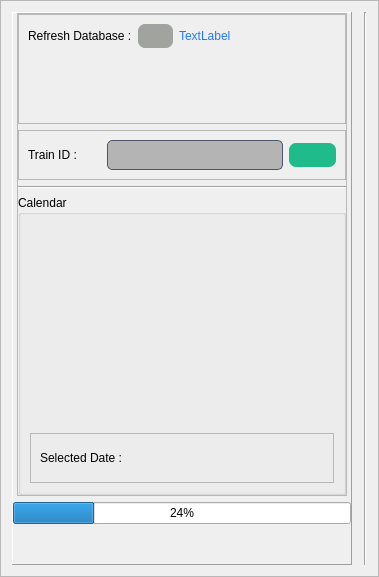
                        <widget class="QFrame" name="frame_18">
                         <property name="minimumSize">
                          <size>
                           <width>0</width>
                           <height>60</height>
                          </size>
                         </property>
                         <property name="frameShape">
                          <enum>QFrame::Shape::StyledPanel</enum>
                         </property>
                         <property name="frameShadow">
                          <enum>QFrame::Shadow::Raised</enum>
                         </property>
                         <layout class="QHBoxLayout" name="horizontalLayout_12">
                          <item>
                           <widget class="QFrame" name="playback_filter_frame">
                            <property name="minimumSize">
                             <size>
                              <width>340</width>
                              <height>404</height>
                             </size>
                            </property>
                            <property name="maximumSize">
                             <size>
                              <width>340</width>
                              <height>16777215</height>
                             </size>
                            </property>
                            <property name="frameShape">
                             <enum>QFrame::Shape::Panel</enum>
                            </property>
                            <property name="frameShadow">
                             <enum>QFrame::Shadow::Raised</enum>
                            </property>
                            <layout class="QVBoxLayout" name="verticalLayout_17">
                             <property name="leftMargin">
                              <number>0</number>
                             </property>
                             <property name="topMargin">
                              <number>0</number>
                             </property>
                             <property name="rightMargin">
                              <number>0</number>
                             </property>
                             <property name="bottomMargin">
                              <number>0</number>
                             </property>
                             <item alignment="Qt::AlignmentFlag::AlignHCenter|Qt::AlignmentFlag::AlignVCenter">
                              <widget class="QFrame" name="frame_16">
                               <property name="minimumSize">
                                <size>
                                 <width>330</width>
                                 <height>0</height>
                                </size>
                               </property>
                               <property name="maximumSize">
                                <size>
                                 <width>330</width>
                                 <height>16777215</height>
                                </size>
                               </property>
                               <property name="frameShape">
                                <enum>QFrame::Shape::StyledPanel</enum>
                               </property>
                               <property name="frameShadow">
                                <enum>QFrame::Shadow::Raised</enum>
                               </property>
                               <layout class="QVBoxLayout" name="verticalLayout_6">
                                <property name="spacing">
                                 <number>6</number>
                                </property>
                                <property name="leftMargin">
                                 <number>0</number>
                                </property>
                                <property name="topMargin">
                                 <number>0</number>
                                </property>
                                <property name="rightMargin">
                                 <number>0</number>
                                </property>
                                <property name="bottomMargin">
                                 <number>0</number>
                                </property>
                                <item>
                                 <widget class="QFrame" name="frame_20">
                                  <property name="frameShape">
                                   <enum>QFrame::Shape::StyledPanel</enum>
                                  </property>
                                  <property name="frameShadow">
                                   <enum>QFrame::Shadow::Raised</enum>
                                  </property>
                                  <layout class="QVBoxLayout" name="verticalLayout_22">
                                   <item>
                                    <layout class="QHBoxLayout" name="horizontalLayout_43">
                                     <property name="topMargin">
                                      <number>0</number>
                                     </property>
                                     <item>
                                      <widget class="QLabel" name="label_6">
                                       <property name="sizePolicy">
                                        <sizepolicy hsizetype="Maximum" vsizetype="Preferred">
                                         <horstretch>0</horstretch>
                                         <verstretch>0</verstretch>
                                        </sizepolicy>
                                       </property>
                                       <property name="maximumSize">
                                        <size>
                                         <width>16777215</width>
                                         <height>16777215</height>
                                        </size>
                                       </property>
                                       <property name="text">
                                        <string>Refresh Database :</string>
                                       </property>
                                      </widget>
                                     </item>
                                     <item>
                                      <widget class="QPushButton" name="refresh_btn">
                                       <property name="maximumSize">
                                        <size>
                                         <width>35</width>
                                         <height>16777215</height>
                                        </size>
                                       </property>
                                       <property name="cursor">
                                        <cursorShape>PointingHandCursor</cursorShape>
                                       </property>
                                       <property name="toolTip">
                                        <string>Refresh</string>
                                       </property>
                                       <property name="styleSheet">
                                        <string notr="true">QPushButton{

	color: white;

	padding: 5px;
	font-size:12px;
	font-weight: bold;
	border-radius:7px;
	background-color: rgb(161, 163, 159);

}</string>
                                       </property>
                                       <property name="text">
                                        <string/>
                                       </property>
                                       <property name="icon">
                                        <iconset resource="../assets.qrc">
                                         <normaloff>:/icons/icons/icons8-refresh-26.png</normaloff>:/icons/icons/icons8-refresh-26.png</iconset>
                                       </property>
                                      </widget>
                                     </item>
                                     <item>
                                      <widget class="QLabel" name="refresh_image_database_log">
                                       <property name="styleSheet">
                                        <string notr="true">color: rgb(34, 119, 255);</string>
                                       </property>
                                       <property name="text">
                                        <string>TextLabel</string>
                                       </property>
                                      </widget>
                                     </item>
                                     <item>
                                      <spacer name="horizontalSpacer_5">
                                       <property name="orientation">
                                        <enum>Qt::Orientation::Horizontal</enum>
                                       </property>
                                       <property name="sizeHint" stdset="0">
                                        <size>
                                         <width>40</width>
                                         <height>20</height>
                                        </size>
                                       </property>
                                      </spacer>
                                     </item>
                                    </layout>
                                   </item>
                                   <item>
                                    <widget class="MessageWidget" name="refresh_image_db_message" native="true">
                                     <property name="minimumSize">
                                      <size>
                                       <width>0</width>
                                       <height>60</height>
                                      </size>
                                     </property>
                                     <property name="styleSheet">
                                      <string notr="true"/>
                                     </property>
                                    </widget>
                                   </item>
                                  </layout>
                                 </widget>
                                </item>
                                <item>
                                 <widget class="QFrame" name="frame_17">
                                  <property name="frameShape">
                                   <enum>QFrame::Shape::StyledPanel</enum>
                                  </property>
                                  <property name="frameShadow">
                                   <enum>QFrame::Shadow::Raised</enum>
                                  </property>
                                  <layout class="QHBoxLayout" name="horizontalLayout_15">
                                   <item>
                                    <widget class="QLabel" name="label_3">
                                     <property name="maximumSize">
                                      <size>
                                       <width>73</width>
                                       <height>16777215</height>
                                      </size>
                                     </property>
                                     <property name="text">
                                      <string>Train ID :</string>
                                     </property>
                                    </widget>
                                   </item>
                                   <item>
                                    <widget class="QComboBox" name="playback_combo_train_id">
                                     <property name="styleSheet">
                                      <string notr="true">QComboBox {
    background-color: #3b4252;
	background-color: rgb(180, 180, 180);
    border: 1px solid #4c566a;
    border-radius: 5px;
    padding: 6px 10px;

	color: rgb(0, 0, 0);
}

QComboBox:hover {
    border: 1px solid #5e81ac;
}

QComboBox::drop-down {
    border: none;
}

QComboBox::down-arrow {
    image: url(:/icons/icons/icons8-drop-down-80.png);

    width: 12px;
    height: 12px;
}</string>
                                     </property>
                                     <property name="iconSize">
                                      <size>
                                       <width>41</width>
                                       <height>45</height>
                                      </size>
                                     </property>
                                    </widget>
                                   </item>
                                   <item>
                                    <widget class="QPushButton" name="btn_select_train">
                                     <property name="maximumSize">
                                      <size>
                                       <width>47</width>
                                       <height>16777215</height>
                                      </size>
                                     </property>
                                     <property name="cursor">
                                      <cursorShape>PointingHandCursor</cursorShape>
                                     </property>
                                     <property name="toolTip">
                                      <string>Select</string>
                                     </property>
                                     <property name="styleSheet">
                                      <string notr="true">QPushButton{

	color: white;

	padding: 5px;
	font-size:12px;
	font-weight: bold;
	border-radius:7px;
	background-color: #1fbb8b

}</string>
                                     </property>
                                     <property name="text">
                                      <string/>
                                     </property>
                                     <property name="icon">
                                      <iconset resource="../assets.qrc">
                                       <normaloff>:/icons/icons/icons8-railway-50.png</normaloff>:/icons/icons/icons8-railway-50.png</iconset>
                                     </property>
                                     <property name="iconSize">
                                      <size>
                                       <width>37</width>
                                       <height>30</height>
                                      </size>
                                     </property>
                                    </widget>
                                   </item>
                                  </layout>
                                 </widget>
                                </item>
                                <item>
                                 <widget class="Line" name="line">
                                  <property name="orientation">
                                   <enum>Qt::Orientation::Horizontal</enum>
                                  </property>
                                 </widget>
                                </item>
                                <item>
                                 <widget class="QGroupBox" name="groupBox_6">
                                  <property name="minimumSize">
                                   <size>
                                    <width>0</width>
                                    <height>300</height>
                                   </size>
                                  </property>
                                  <property name="title">
                                   <string>Calendar</string>
                                  </property>
                                  <layout class="QVBoxLayout" name="verticalLayout_25">
                                   <item>
                                    <widget class="QWidget" name="calendar_widget" native="true">
                                     <property name="minimumSize">
                                      <size>
                                       <width>0</width>
                                       <height>50</height>
                                      </size>
                                     </property>
                                     <property name="cursor">
                                      <cursorShape>PointingHandCursor</cursorShape>
                                     </property>
                                    </widget>
                                   </item>
                                   <item>
                                    <widget class="QFrame" name="frame_57">
                                     <property name="maximumSize">
                                      <size>
                                       <width>16777215</width>
                                       <height>50</height>
                                      </size>
                                     </property>
                                     <property name="styleSheet">
                                      <string notr="true"/>
                                     </property>
                                     <property name="frameShape">
                                      <enum>QFrame::Shape::StyledPanel</enum>
                                     </property>
                                     <property name="frameShadow">
                                      <enum>QFrame::Shadow::Raised</enum>
                                     </property>
                                     <layout class="QHBoxLayout" name="horizontalLayout_31">
                                      <item>
                                       <widget class="QLabel" name="label_date_2">
                                        <property name="maximumSize">
                                         <size>
                                          <width>16777215</width>
                                          <height>40</height>
                                         </size>
                                        </property>
                                        <property name="text">
                                         <string>Selected Date :</string>
                                        </property>
                                       </widget>
                                      </item>
                                      <item>
                                       <widget class="QLabel" name="label_date">
                                        <property name="maximumSize">
                                         <size>
                                          <width>16777215</width>
                                          <height>40</height>
                                         </size>
                                        </property>
                                        <property name="styleSheet">
                                         <string notr="true">QLabel{
	color: black;
	padding: 5px;
	font-size:14px;
	font-weight: bold;
	border-radius:7px;

}
</string>
                                        </property>
                                        <property name="text">
                                         <string/>
                                        </property>
                                       </widget>
                                      </item>
                                     </layout>
                                    </widget>
                                   </item>
                                  </layout>
                                 </widget>
                                </item>
                               </layout>
                              </widget>
                             </item>
                             <item>
                              <widget class="QProgressBar" name="load_videos_progess_bar">
                               <property name="value">
                                <number>24</number>
                               </property>
                              </widget>
                             </item>
                             <item>
                              <spacer name="verticalSpacer_17">
                               <property name="orientation">
                                <enum>Qt::Orientation::Vertical</enum>
                               </property>
                               <property name="sizeHint" stdset="0">
                                <size>
                                 <width>20</width>
                                 <height>40</height>
                                </size>
                               </property>
                              </spacer>
                             </item>
                            </layout>
                           </widget>
                          </item>
                          <item>
                           <widget class="QWidget" name="video" native="true"/>
                          </item>
                          <item>
                           <widget class="Line" name="line_14">
                            <property name="orientation">
                             <enum>Qt::Orientation::Vertical</enum>
                            </property>
                           </widget>
                          </item>
                         </layout>
                        </widget>
